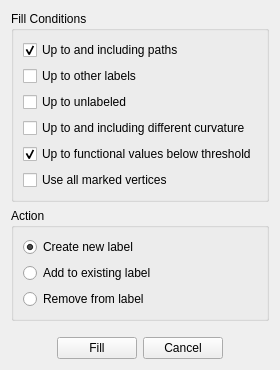
<?xml version="1.0" encoding="UTF-8"?>
<ui version="4.0">
 <class>DialogCustomFill</class>
 <widget class="QWidget" name="DialogCustomFill">
  <property name="geometry">
   <rect>
    <x>0</x>
    <y>0</y>
    <width>306</width>
    <height>376</height>
   </rect>
  </property>
  <property name="windowTitle">
   <string>Custom Fill</string>
  </property>
  <layout class="QVBoxLayout" name="verticalLayout_3">
   <property name="sizeConstraint">
    <enum>QLayout::SetFixedSize</enum>
   </property>
   <item>
    <widget class="QGroupBox" name="groupBox">
     <property name="title">
      <string>Fill Conditions</string>
     </property>
     <layout class="QVBoxLayout" name="verticalLayout">
      <item>
       <widget class="QCheckBox" name="checkBoxFillToPaths">
        <property name="text">
         <string>Up to and including paths</string>
        </property>
        <property name="checked">
         <bool>true</bool>
        </property>
       </widget>
      </item>
      <item>
       <widget class="QCheckBox" name="checkBoxFillToLabels">
        <property name="text">
         <string>Up to other labels</string>
        </property>
       </widget>
      </item>
      <item>
       <widget class="QCheckBox" name="checkBoxFillToUnlabeled">
        <property name="text">
         <string>Up to unlabeled</string>
        </property>
       </widget>
      </item>
      <item>
       <widget class="QCheckBox" name="checkBoxFillToCurvature">
        <property name="text">
         <string>Up to and including different curvature</string>
        </property>
       </widget>
      </item>
      <item>
       <widget class="QCheckBox" name="checkBoxFillToThreashold">
        <property name="text">
         <string>Up to functional values below threshold</string>
        </property>
        <property name="checked">
         <bool>true</bool>
        </property>
       </widget>
      </item>
      <item>
       <widget class="QCheckBox" name="checkBoxUseAllPoints">
        <property name="text">
         <string>Use all marked vertices</string>
        </property>
        <property name="checked">
         <bool>false</bool>
        </property>
       </widget>
      </item>
     </layout>
    </widget>
   </item>
   <item>
    <widget class="QGroupBox" name="groupBox_2">
     <property name="title">
      <string>Action</string>
     </property>
     <layout class="QVBoxLayout" name="verticalLayout_2">
      <item>
       <widget class="QRadioButton" name="radioButtonCreateLabel">
        <property name="text">
         <string>Create new label</string>
        </property>
        <property name="checked">
         <bool>true</bool>
        </property>
       </widget>
      </item>
      <item>
       <widget class="QRadioButton" name="radioButtonAddToLabel">
        <property name="text">
         <string>Add to existing label</string>
        </property>
       </widget>
      </item>
      <item>
       <widget class="QRadioButton" name="radioButtonRemoveFromLabel">
        <property name="text">
         <string>Remove from label</string>
        </property>
       </widget>
      </item>
     </layout>
    </widget>
   </item>
   <item>
    <spacer name="verticalSpacer">
     <property name="orientation">
      <enum>Qt::Vertical</enum>
     </property>
     <property name="sizeHint" stdset="0">
      <size>
       <width>20</width>
       <height>10</height>
      </size>
     </property>
    </spacer>
   </item>
   <item>
    <layout class="QHBoxLayout" name="horizontalLayout">
     <item>
      <spacer name="horizontalSpacer">
       <property name="orientation">
        <enum>Qt::Horizontal</enum>
       </property>
       <property name="sizeHint" stdset="0">
        <size>
         <width>40</width>
         <height>20</height>
        </size>
       </property>
      </spacer>
     </item>
     <item>
      <widget class="QPushButton" name="pushButtonFill">
       <property name="text">
        <string>Fill</string>
       </property>
      </widget>
     </item>
     <item>
      <widget class="QPushButton" name="pushButtonCancel">
       <property name="text">
        <string>Cancel</string>
       </property>
      </widget>
     </item>
     <item>
      <spacer name="horizontalSpacer_2">
       <property name="orientation">
        <enum>Qt::Horizontal</enum>
       </property>
       <property name="sizeHint" stdset="0">
        <size>
         <width>40</width>
         <height>20</height>
        </size>
       </property>
      </spacer>
     </item>
    </layout>
   </item>
  </layout>
 </widget>
 <resources/>
 <connections>
  <connection>
   <sender>pushButtonCancel</sender>
   <signal>clicked()</signal>
   <receiver>DialogCustomFill</receiver>
   <slot>hide()</slot>
   <hints>
    <hint type="sourcelabel">
     <x>195</x>
     <y>274</y>
    </hint>
    <hint type="destinationlabel">
     <x>203</x>
     <y>363</y>
    </hint>
   </hints>
  </connection>
  <connection>
   <sender>pushButtonFill</sender>
   <signal>clicked()</signal>
   <receiver>DialogCustomFill</receiver>
   <slot>OnButtonFill()</slot>
   <hints>
    <hint type="sourcelabel">
     <x>121</x>
     <y>272</y>
    </hint>
    <hint type="destinationlabel">
     <x>123</x>
     <y>415</y>
    </hint>
   </hints>
  </connection>
 </connections>
 <slots>
  <slot>OnButtonFill()</slot>
 </slots>
</ui>
